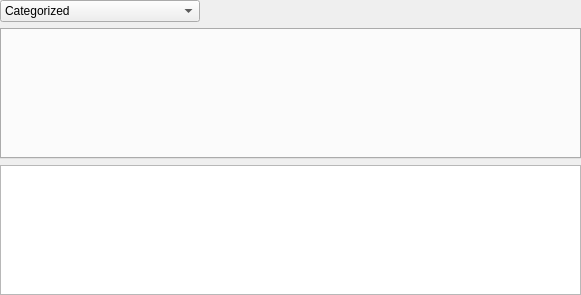
<?xml version="1.0" encoding="UTF-8"?>
<ui version="4.0">
 <class>ErrorWidget</class>
 <widget class="QWidget" name="ErrorWidget">
  <property name="geometry">
   <rect>
    <x>0</x>
    <y>0</y>
    <width>581</width>
    <height>295</height>
   </rect>
  </property>
  <property name="windowTitle">
   <string>Errors</string>
  </property>
  <layout class="QVBoxLayout" name="verticalLayout" stretch="0,1,1">
   <property name="margin">
    <number>0</number>
   </property>
   <item>
    <layout class="QHBoxLayout" name="horizontalLayout_2">
     <item>
      <widget class="QComboBox" name="ui_viewMode">
       <property name="minimumSize">
        <size>
         <width>200</width>
         <height>0</height>
        </size>
       </property>
       <item>
        <property name="text">
         <string>Categorized</string>
        </property>
       </item>
       <item>
        <property name="text">
         <string>Raw</string>
        </property>
       </item>
      </widget>
     </item>
     <item>
      <spacer name="horizontalSpacer">
       <property name="orientation">
        <enum>Qt::Horizontal</enum>
       </property>
       <property name="sizeHint" stdset="0">
        <size>
         <width>40</width>
         <height>20</height>
        </size>
       </property>
      </spacer>
     </item>
     <item>
      <widget class="QPushButton" name="ui_hide">
       <property name="maximumSize">
        <size>
         <width>30</width>
         <height>20</height>
        </size>
       </property>
       <property name="text">
        <string/>
       </property>
       <property name="icon">
        <iconset resource="../rc/rc.qrc">
         <normaloff>:/shortcuts/file/icon_set/icons/cross.png</normaloff>:/shortcuts/file/icon_set/icons/cross.png</iconset>
       </property>
       <property name="flat">
        <bool>true</bool>
       </property>
      </widget>
     </item>
    </layout>
   </item>
   <item>
    <widget class="QTabWidget" name="ui_tabs">
     <property name="currentIndex">
      <number>-1</number>
     </property>
    </widget>
   </item>
   <item>
    <widget class="QTextBrowser" name="ui_raw"/>
   </item>
  </layout>
 </widget>
 <resources>
  <include location="../rc/rc.qrc"/>
 </resources>
 <connections>
  <connection>
   <sender>ui_hide</sender>
   <signal>clicked()</signal>
   <receiver>ErrorWidget</receiver>
   <slot>hide()</slot>
   <hints>
    <hint type="sourcelabel">
     <x>569</x>
     <y>11</y>
    </hint>
    <hint type="destinationlabel">
     <x>290</x>
     <y>147</y>
    </hint>
   </hints>
  </connection>
 </connections>
</ui>
